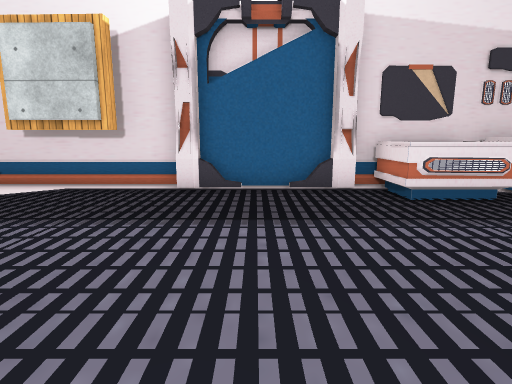
view 1 (above)

16 first-person views from a walk through a scene from a Unity 3-D project. The camera is 1.2 m above the floor, tilts 10° down and sees 80° across. The floor is counted in squares, 1 m on a side. Each view is taken from the middle of a square. On the plan, view 1 faces up. The plan holds only what a view shows up to about 13 squares ahead; the rest is blank. The place goes on beyond the plan. The player character is not drawn. Some surface patterns are stand-ins.

view 2
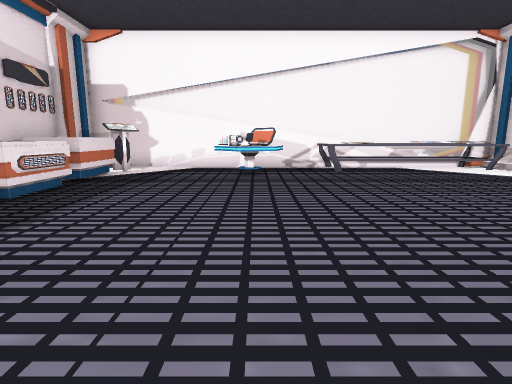

view 3
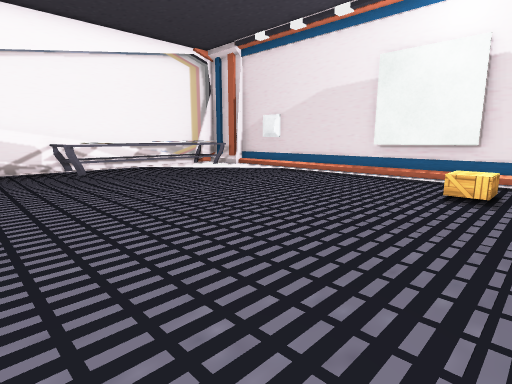

view 4
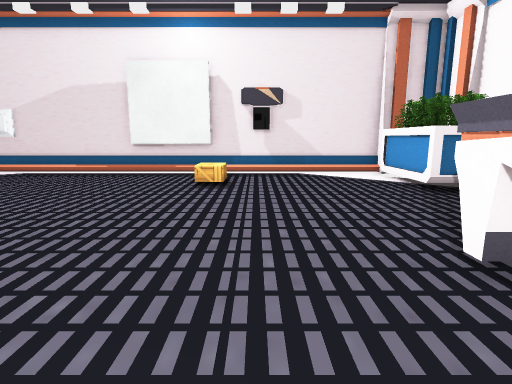

view 5
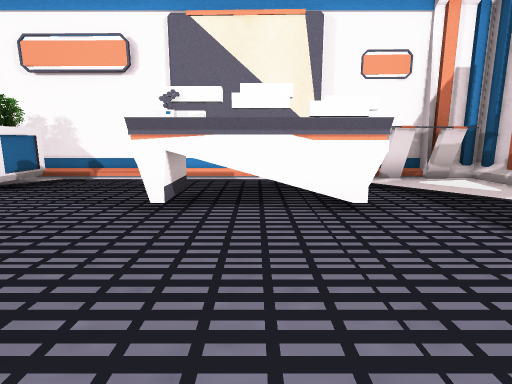

view 6
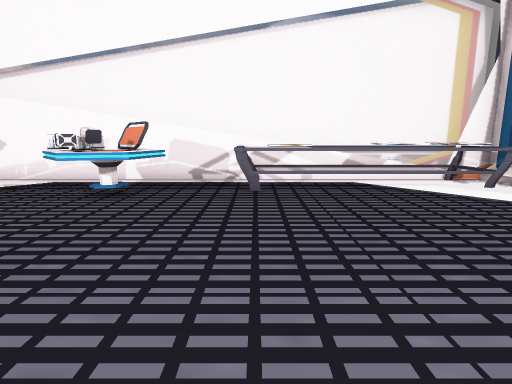

view 7
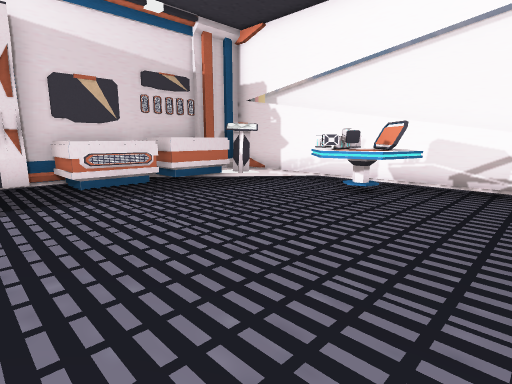

view 8
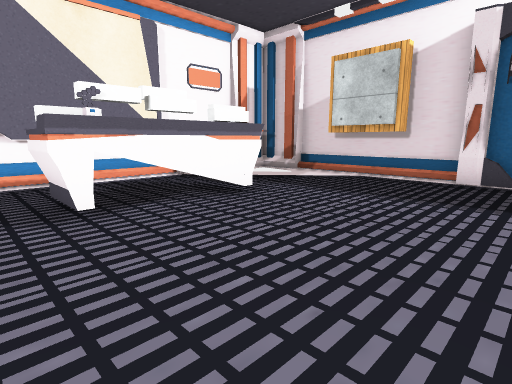

view 9
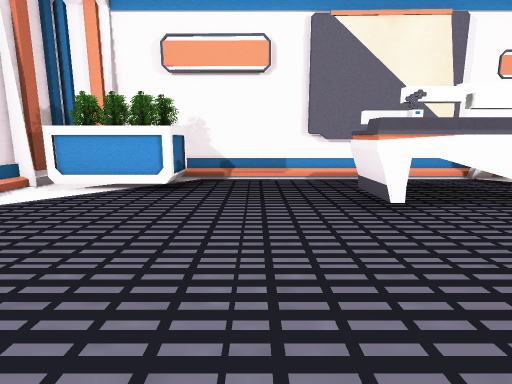

view 10
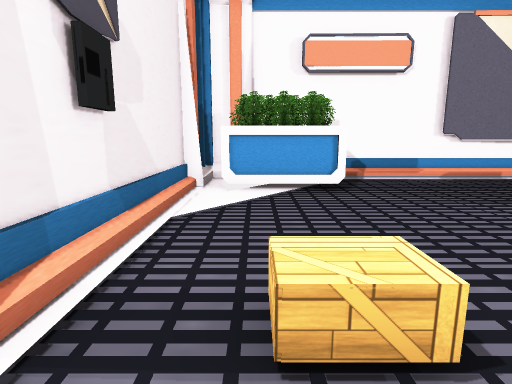

view 11
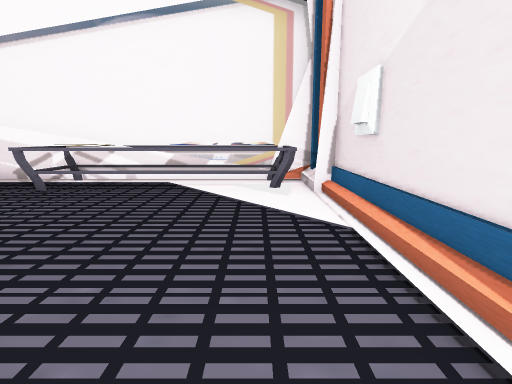

view 12
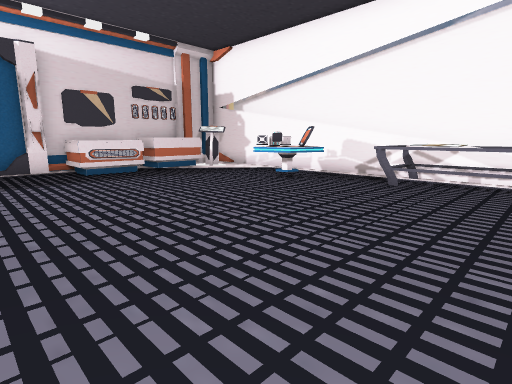

view 13
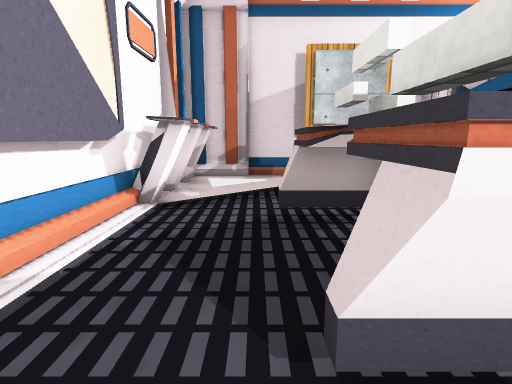

view 14
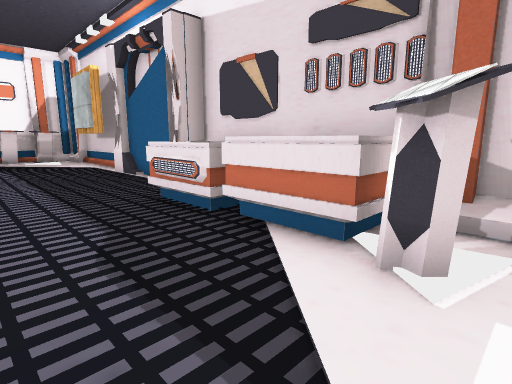

view 15
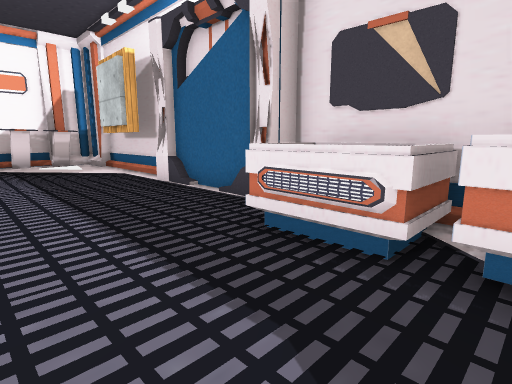

view 16
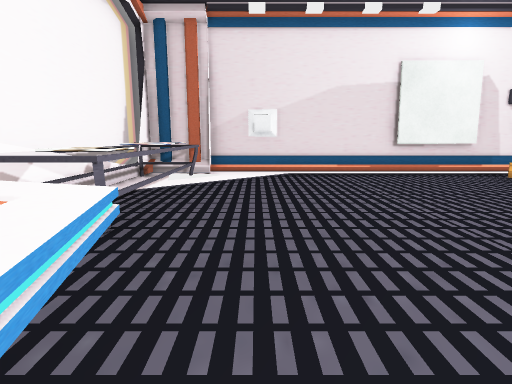

### Floor plan
Key: @ floor where view 1 was taken; # wall or solid block; . floor; = window, fence, low wall or low ledge; ^ raised ledge; T thing the floor can be seen under or through; O other object.
Columns run from 10 left of view 1 to 10 right of it. Each row starts with its distance up from view 1.
  8  ######     #########
  7  ##..########OOOOOO#=
  6  #^..........OOOOOOO=
  5  ^^...............O.=
  4  #^.................=
  3  ##.^^..............=
  2  #..TT...........OO.=
  1  #..TT...........OO =
  0 ##..^T....@......OO.=
 -1 ##..^T..............=
 -2 #.................^^#
 -3 #.................^^^
 -4 #.................^ ^
 -5 #.OO..............^^^
 -6 #OOO....O.........^^^
 -7 ##OO..............^^^
 -8  #OO..............^^=
 -9  ####################

Positions as (right, up) in squares from view 1, and headings:
1: (0, 0), facing up
2: (-3, 1), facing right
3: (-3, 1), facing down-right
4: (-3, 2), facing down
5: (0, 1), facing left
6: (1, -2), facing right
7: (1, -2), facing up-right
8: (0, -2), facing up-left
9: (0, -3), facing left
10: (0, -7), facing left
11: (1, -7), facing right
12: (0, -5), facing up-right
13: (-7, -2), facing up
14: (9, 3), facing up-left
15: (6, 3), facing up-left
16: (6, 2), facing down
